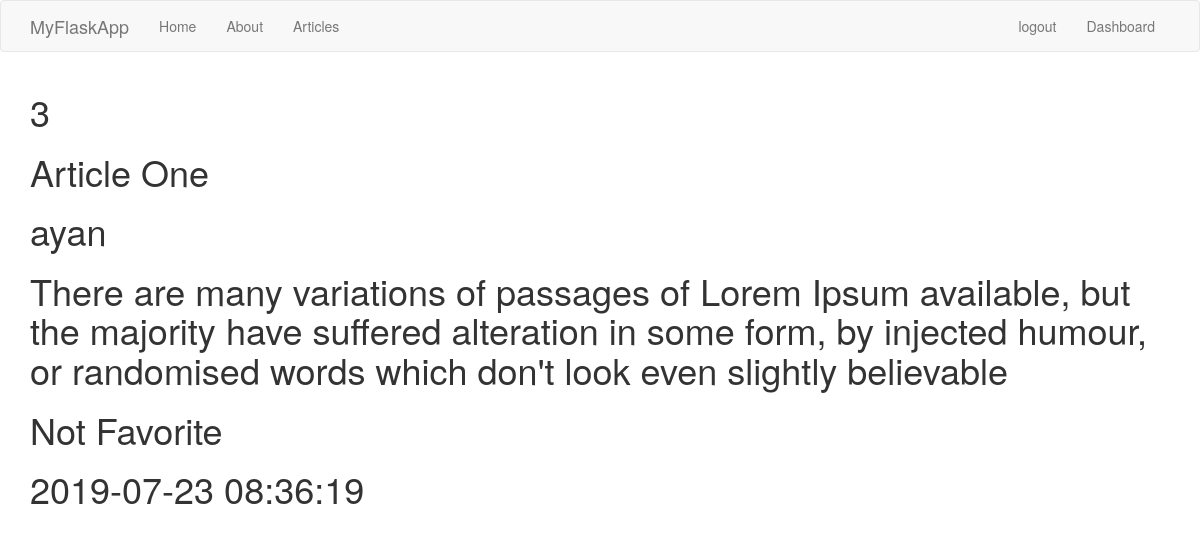
Page /article/3 (signed in) on the committed database.
### tables this page shows
CREATE TABLE articles_fav (id INTEGER PRIMARY KEY AUTOINCREMENT, title varchar(255),
author varchar(100), body varchar(100), fav bit NOT NULL DEFAULT(0), create_date TIMESTAMP DEFAULT CURRENT_TIMESTAMP NOT NULL);

### firstApp.py (the view)
@app.route('/article/<int:id>')
@is_logged_in
def article(id):
    connection = sqlite3.connect('db/articles_fav.db')
    cursor = connection.cursor()
    result = cursor.execute("Select * from articles_fav")
    articles = cursor.fetchall()
    if result:
        for article in articles:
            if article[0] == id:
                return render_template('article.html', articles = article)
    else:
        return render_template('article.html', msg = 'id is not valid')

### firstApp.py (called while the page is built)
def is_logged_in(f):
    @wraps(f)
    def wrap(*args, **kwargs):
        if 'logged_in' in session:
            return f(*args, **kwargs)
        else:
            flash('Unauthorized, Please login', 'danger')
            return redirect(url_for('login'))
    return wrap

### templates/article.html
{% extends 'layout.html' %}
{% block body %}
    {% if articles %}
        <h1>{{articles[0]}}</h1>
        <h1>{{articles[1]}}</h1>
        <h1>{{articles[2]}}</h1>
        <h1>{{articles[3]}}</h1>
        {% if articles[4] %}
            <h1>Favorite</h1>
        {% else %}
            <h1>Not Favorite</h1>
        {% endif %}
        <h1>{{articles[5]}}</h1>
    {% else %}
        <h1>You have given a wrong id</h1>
    {% endif %}
{% endblock%}

### rows in the picture
articles_fav: id "3", title "Article One", author "ayan", body "There are many variations of passages of Lorem Ipsum available, but the majority have suffered alteration in some form, by injected humour, or randomised words which don't look even slightly believable", create_date "2019-07-23 08:36:19"
